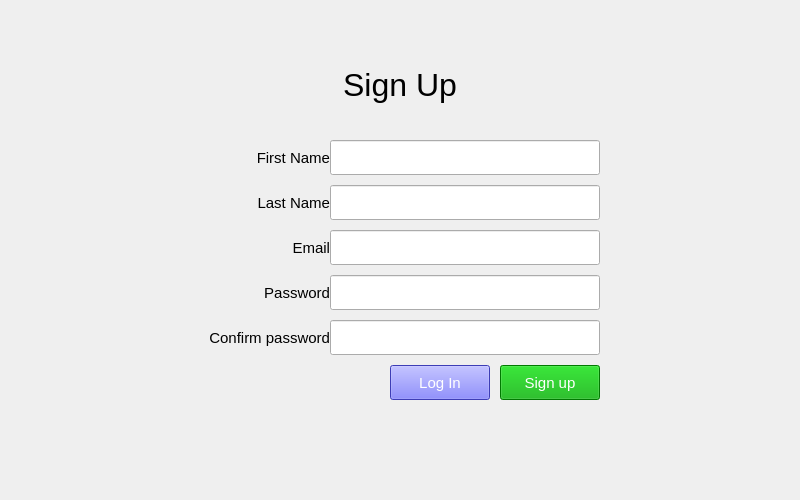
<?xml version="1.0" encoding="UTF-8"?>
<ui version="4.0">
 <class>Form</class>
 <widget class="QWidget" name="Form">
  <property name="geometry">
   <rect>
    <x>0</x>
    <y>0</y>
    <width>800</width>
    <height>500</height>
   </rect>
  </property>
  <property name="windowTitle">
   <string>Form</string>
  </property>
  <widget class="QLabel" name="signup_label">
   <property name="geometry">
    <rect>
     <x>200</x>
     <y>55</y>
     <width>400</width>
     <height>60</height>
    </rect>
   </property>
   <property name="font">
    <font>
     <pointsize>24</pointsize>
    </font>
   </property>
   <property name="text">
    <string>Sign Up</string>
   </property>
   <property name="alignment">
    <set>Qt::AlignCenter</set>
   </property>
  </widget>
  <widget class="QLineEdit" name="first_name">
   <property name="geometry">
    <rect>
     <x>330</x>
     <y>140</y>
     <width>270</width>
     <height>35</height>
    </rect>
   </property>
   <property name="font">
    <font>
     <pointsize>11</pointsize>
    </font>
   </property>
  </widget>
  <widget class="QPushButton" name="reg_login_butt">
   <property name="geometry">
    <rect>
     <x>390</x>
     <y>365</y>
     <width>100</width>
     <height>35</height>
    </rect>
   </property>
   <property name="font">
    <font>
     <pointsize>11</pointsize>
    </font>
   </property>
   <property name="styleSheet">
    <string notr="true">background-color: rgb(85, 85, 255);
color: rgb(255, 255, 255);</string>
   </property>
   <property name="text">
    <string>Log In</string>
   </property>
  </widget>
  <widget class="QLabel" name="firstn_label">
   <property name="geometry">
    <rect>
     <x>180</x>
     <y>140</y>
     <width>150</width>
     <height>35</height>
    </rect>
   </property>
   <property name="font">
    <font>
     <pointsize>11</pointsize>
    </font>
   </property>
   <property name="text">
    <string>First Name</string>
   </property>
   <property name="alignment">
    <set>Qt::AlignRight|Qt::AlignTrailing|Qt::AlignVCenter</set>
   </property>
   <property name="margin">
    <number>10</number>
   </property>
  </widget>
  <widget class="QLineEdit" name="reg_pass_2">
   <property name="geometry">
    <rect>
     <x>330</x>
     <y>320</y>
     <width>270</width>
     <height>35</height>
    </rect>
   </property>
   <property name="font">
    <font>
     <pointsize>11</pointsize>
    </font>
   </property>
  </widget>
  <widget class="QPushButton" name="reg_signup_butt">
   <property name="geometry">
    <rect>
     <x>500</x>
     <y>365</y>
     <width>100</width>
     <height>35</height>
    </rect>
   </property>
   <property name="font">
    <font>
     <pointsize>11</pointsize>
    </font>
   </property>
   <property name="styleSheet">
    <string notr="true">background-color: rgb(0, 170, 0);
color: rgb(255, 255, 255);</string>
   </property>
   <property name="text">
    <string>Sign up</string>
   </property>
  </widget>
  <widget class="QLabel" name="email_label">
   <property name="geometry">
    <rect>
     <x>180</x>
     <y>230</y>
     <width>150</width>
     <height>35</height>
    </rect>
   </property>
   <property name="font">
    <font>
     <pointsize>11</pointsize>
    </font>
   </property>
   <property name="text">
    <string>Email</string>
   </property>
   <property name="alignment">
    <set>Qt::AlignRight|Qt::AlignTrailing|Qt::AlignVCenter</set>
   </property>
   <property name="margin">
    <number>10</number>
   </property>
  </widget>
  <widget class="QLabel" name="lastn_label">
   <property name="geometry">
    <rect>
     <x>180</x>
     <y>185</y>
     <width>150</width>
     <height>35</height>
    </rect>
   </property>
   <property name="font">
    <font>
     <pointsize>11</pointsize>
    </font>
   </property>
   <property name="text">
    <string>Last Name</string>
   </property>
   <property name="alignment">
    <set>Qt::AlignRight|Qt::AlignTrailing|Qt::AlignVCenter</set>
   </property>
   <property name="margin">
    <number>10</number>
   </property>
  </widget>
  <widget class="QLineEdit" name="last_lame">
   <property name="geometry">
    <rect>
     <x>330</x>
     <y>185</y>
     <width>270</width>
     <height>35</height>
    </rect>
   </property>
   <property name="font">
    <font>
     <pointsize>11</pointsize>
    </font>
   </property>
  </widget>
  <widget class="QLineEdit" name="reg_pass_1">
   <property name="geometry">
    <rect>
     <x>330</x>
     <y>275</y>
     <width>270</width>
     <height>35</height>
    </rect>
   </property>
   <property name="font">
    <font>
     <pointsize>11</pointsize>
    </font>
   </property>
  </widget>
  <widget class="QLabel" name="pass_label_1">
   <property name="geometry">
    <rect>
     <x>180</x>
     <y>275</y>
     <width>150</width>
     <height>35</height>
    </rect>
   </property>
   <property name="font">
    <font>
     <pointsize>11</pointsize>
    </font>
   </property>
   <property name="text">
    <string>Password</string>
   </property>
   <property name="alignment">
    <set>Qt::AlignRight|Qt::AlignTrailing|Qt::AlignVCenter</set>
   </property>
   <property name="margin">
    <number>10</number>
   </property>
  </widget>
  <widget class="QLineEdit" name="reg_email_line">
   <property name="geometry">
    <rect>
     <x>330</x>
     <y>230</y>
     <width>270</width>
     <height>35</height>
    </rect>
   </property>
   <property name="font">
    <font>
     <pointsize>11</pointsize>
    </font>
   </property>
  </widget>
  <widget class="QLabel" name="pass_label_2">
   <property name="geometry">
    <rect>
     <x>180</x>
     <y>320</y>
     <width>150</width>
     <height>35</height>
    </rect>
   </property>
   <property name="font">
    <font>
     <pointsize>11</pointsize>
    </font>
   </property>
   <property name="text">
    <string>Confirm password</string>
   </property>
   <property name="alignment">
    <set>Qt::AlignRight|Qt::AlignTrailing|Qt::AlignVCenter</set>
   </property>
   <property name="margin">
    <number>10</number>
   </property>
  </widget>
  <widget class="QLabel" name="warning">
   <property name="geometry">
    <rect>
     <x>330</x>
     <y>120</y>
     <width>261</width>
     <height>16</height>
    </rect>
   </property>
   <property name="font">
    <font>
     <pointsize>10</pointsize>
    </font>
   </property>
   <property name="styleSheet">
    <string notr="true">color: rgb(255, 0, 0);</string>
   </property>
   <property name="text">
    <string/>
   </property>
  </widget>
 </widget>
 <resources/>
 <connections/>
</ui>
